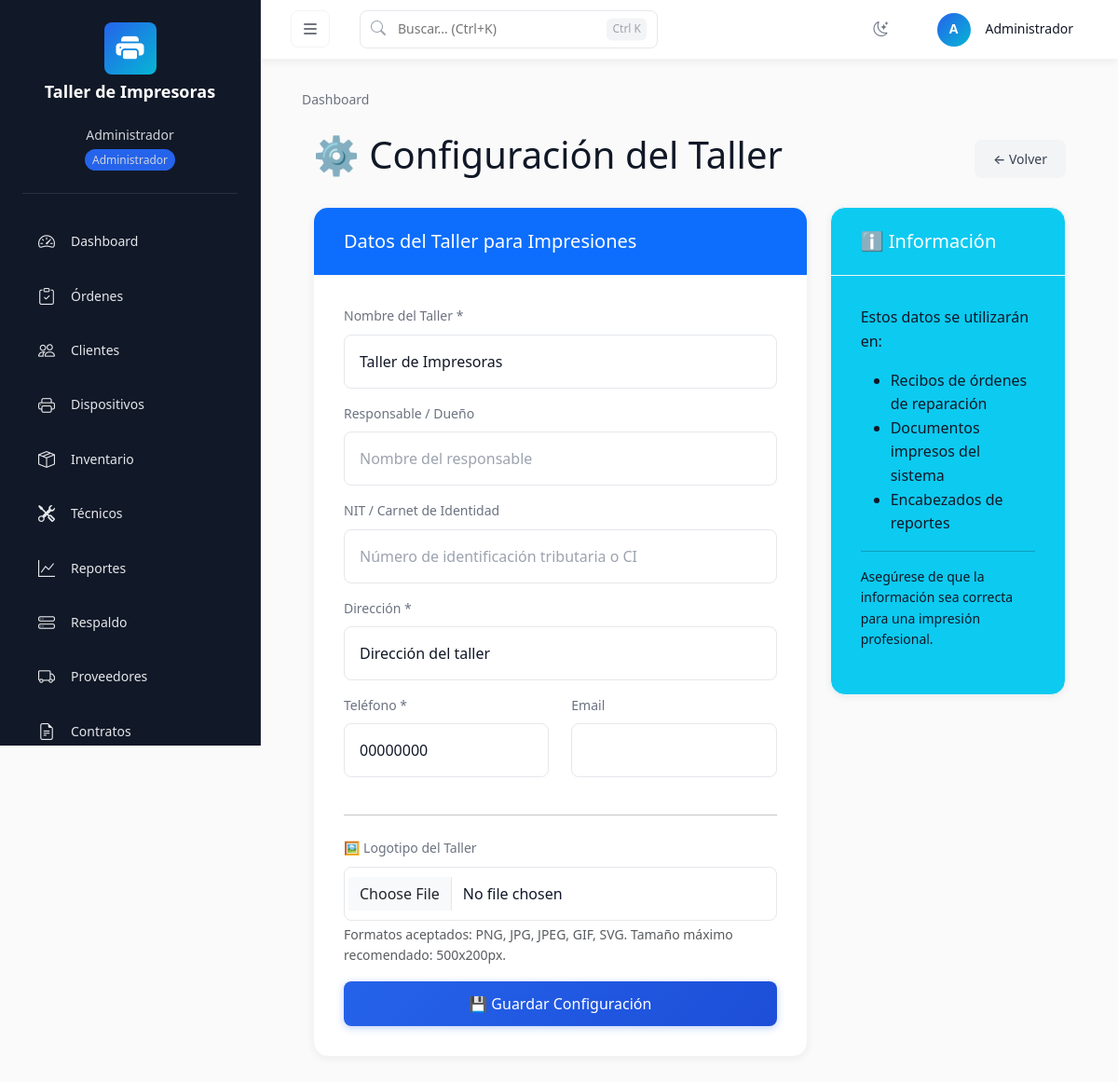
The app's page /configuracion_taller (signed in) with its own data.
### models.py (models this page shows, shortened)
class Configuracion(db.Model):
    __tablename__ = 'configuracion'
    clave = db.Column(db.Text, primary_key=True)
    valor = db.Column(db.Text)

class Usuario(UserMixin, db.Model):
    __tablename__ = 'usuarios'
    id = db.Column(db.Integer, primary_key=True)
    nombre = db.Column(db.Text, nullable=False)
    usuario = db.Column(db.Text, unique=True, nullable=False)
    password_hash = db.Column(db.Text, nullable=False)
    rol = db.Column(db.Text, default='administrador')
    activo = db.Column(db.Integer, default=1)
    cliente_id = db.Column(db.Integer, db.ForeignKey('clientes.id'), nullable=True)
    cliente = db.relationship('Cliente', backref='usuario')
    ROLES_VALIDOS = ['administrador', 'tecnico', 'proveedor', 'cliente']
    PERMISOS_POR_ROL = {
        'administrador': ['ver_dashboard', 'gestionar_ordenes', 'gestionar_clientes',
                          'gestionar_inventario', 'gestionar_tecnicos', 'gestionar_proveedores',
                          'gestionar_contratos', 'ver_reportes', 'gestionar_usuarios',
                          'gestionar_configuracion', 'gestionar_backup'],
        'tecnico': ['ver_dashboard', 'gestionar_ordenes', 'ver_clientes',
                    'ver_inventario', 'ver_reportes'],
        'proveedor': ['ver_dashboard', 'ver_ordenes', 'gestionar_productos'],
        'cliente': ['ver_dashboard', 'ver_ordenes_propias', 'ver_dispositivos_propios']
    }

### routes/auth.py (the view, shortened to what this page needs)
@auth_bp.route('/configuracion_taller', methods=['GET', 'POST'])
@rol_requerido(['administrador'])
def configuracion_taller():
    from models import Configuracion
    import uuid
    import os
    config = {}
    for c in Configuracion.query.all():
        config[c.clave] = c.valor
    return render_template('backup/configuracion.html', config=config)

### templates/backup/configuracion.html (shortened to what this page needs)
{% extends "base.html" %}
{% block content %}
<div class="container-fluid">
    <div class="d-flex justify-content-between align-items-center mb-4">
        <h1>⚙️ Configuración del Taller</h1>
        <a href="{{ url_for('backup.index') }}" class="btn btn-secondary">← Volver</a>
    </div>
    <div class="row">
        <div class="col-md-8">
            <div class="card">
                <div class="card-header bg-primary text-white">
                    <h5 class="mb-0">Datos del Taller para Impresiones</h5>
                </div>
                <div class="card-body">
                    <form method="POST" action="{{ url_for('backup.configuracion') }}" enctype="multipart/form-data">
                        <div class="mb-3">
                            <label for="nombre_taller" class="form-label">Nombre del Taller *</label>
                            <input type="text" class="form-control" name="nombre_taller" id="nombre_taller"
                                   value="{{ config.get('nombre_taller', '') }}" required>
                        </div>
                        <div class="mb-3">
                            <label for="responsable_taller" class="form-label">Responsable / Dueño</label>
                            <input type="text" class="form-control" name="responsable_taller" id="responsable_taller"
                                   value="{{ config.get('responsable_taller', '') }}" placeholder="Nombre del responsable">
                        </div>
                        <div class="mb-3">
                            <label for="nit_taller" class="form-label">NIT / Carnet de Identidad</label>
                            <input type="text" class="form-control" name="nit_taller" id="nit_taller"
                                   value="{{ config.get('nit_taller', '') }}" placeholder="Número de identificación tributaria o CI">
                        </div>
                        <div class="mb-3">
                            <label for="direccion_taller" class="form-label">Dirección *</label>
                            <input type="text" class="form-control" name="direccion_taller" id="direccion_taller"
                                   value="{{ config.get('direccion_taller', '') }}" required>
                        </div>
                        <div class="row">
                            <div class="col-md-6 mb-3">
                                <label for="telefono_taller" class="form-label">Teléfono *</label>
                                <input type="text" class="form-control" name="telefono_taller" id="telefono_taller"
                                       value="{{ config.get('telefono_taller', '') }}" required>
                            </div>
                            <div class="col-md-6 mb-3">
                                <label for="email_taller" class="form-label">Email</label>
                                <input type="email" class="form-control" name="email_taller" id="email_taller"
                                       value="{{ config.get('email_taller', '') }}">
                            </div>
                        </div>
                        <hr class="my-4">
                        <div class="mb-3">
                            <label for="logotipo" class="form-label">🖼️ Logotipo del Taller</label>
                            <input type="file" class="form-control" name="logotipo" id="logotipo" accept="image/*">
                            <div class="form-text">Formatos aceptados: PNG, JPG, JPEG, GIF, SVG. Tamaño máximo recomendado: 500x200px.</div>
                        </div>
                        <div class="d-grid">
                            <button type="submit" class="btn btn-primary btn-lg">💾 Guardar Configuración</button>
                        </div>
                    </form>
                </div>
            </div>
        </div>
        <div class="col-md-4">
            <div class="card bg-info text-white">
                <div class="card-header">
                    <h5 class="mb-0">ℹ️ Información</h5>
                </div>
                <div class="card-body">
                    <p>Estos datos se utilizarán en:</p>
                    <ul>
                        <li>Recibos de órdenes de reparación</li>
                        <li>Documentos impresos del sistema</li>
                        <li>Encabezados de reportes</li>
                    </ul>
                    <hr>
                    <p class="small">Asegúrese de que la información sea correcta para una impresión profesional.</p>
                </div>
            </div>
        </div>
    </div>
</div>
{% endblock %}

### templates/base.html (shortened to what this page needs)
<!DOCTYPE html>
<html lang="es">
<head>
    <link rel="stylesheet" href="{{ url_for('static', filename='css/icons/bootstrap-icons.min.css') }}">
    <link rel="stylesheet" href="{{ url_for('static', filename='css/bootstrap.min.css') }}">
    <link rel="stylesheet" href="{{ url_for('static', filename='css/custom.css') }}">
</head>
<body>
    {% if current_user.is_authenticated %}
    <nav class="sidebar" id="sidebar">
        <div class="sidebar-header">
            <div class="taller-brand">
                {% if config_taller.get('logotipo_taller') %}
                    <img src="{{ url_for('static', filename=config_taller.get('logotipo_taller').replace('static/', '')) }}"
                         alt="Logotipo del taller" class="taller-logo">
                {% else %}
                    <div class="taller-icon"><i class="bi bi-printer-fill"></i></div>
                {% endif %}
                <h4 class="taller-name">
                    {% if config_taller.get('nombre_taller') %}
                        {{ config_taller.get('nombre_taller') }}
                    {% else %}
                        MegaPrint Lab
                    {% endif %}
                </h4>
            </div>
            <div class="user-info">
                <div>{{ current_user.nombre }}</div>
                {% if current_user.rol %}
                <span class="user-role-badge">{{ current_user.rol | capitalize }}</span>
                {% endif %}
            </div>
        </div>
        <ul class="sidebar-nav nav flex-column">
            <li class="nav-item">
                <a class="nav-link {% if request.endpoint == 'dashboard' %}active{% endif %}" href="{{ url_for('dashboard') }}">
                    <i class="bi bi-speedometer2 nav-icon"></i>
                    <span class="nav-text">Dashboard</span>
                </a>
            </li>
            {% if current_user.rol == 'administrador' or current_user.rol == 'tecnico' %}
            <li class="nav-item">
                <a class="nav-link {% if 'ordenes' in request.endpoint %}active{% endif %}" href="{{ url_for('ordenes.index') }}">
                    <i class="bi bi-clipboard-check nav-icon"></i>
                    <span class="nav-text">Órdenes</span>
                </a>
            </li>
            {% endif %}
            {% if current_user.rol == 'administrador' %}
            <li class="nav-item">
                <a class="nav-link {% if 'clientes' in request.endpoint %}active{% endif %}" href="{{ url_for('clientes.index') }}">
                    <i class="bi bi-people nav-icon"></i>
                    <span class="nav-text">Clientes</span>
                </a>
            </li>
            {% endif %}
            {% if current_user.rol == 'administrador' or current_user.rol == 'tecnico' %}
            <li class="nav-item">
                <a class="nav-link {% if 'dispositivos' in request.endpoint %}active{% endif %}" href="{{ url_for('dispositivos.index') }}">
                    <i class="bi bi-printer nav-icon"></i>
                    <span class="nav-text">Dispositivos</span>
                </a>
            </li>
            {% endif %}
            {% if current_user.rol == 'administrador' or current_user.rol == 'tecnico' or current_user.rol == 'proveedor' %}
            <li class="nav-item">
                <a class="nav-link {% if 'inventario' in request.endpoint %}active{% endif %}" href="{{ url_for('inventario.index') }}">
                    <i class="bi bi-box-seam nav-icon"></i>
                    <span class="nav-text">Inventario</span>
                </a>
            </li>
            {% endif %}
            {% if current_user.rol == 'administrador' %}
            <li class="nav-item">
                <a class="nav-link {% if 'tecnicos' in request.endpoint %}active{% endif %}" href="{{ url_for('tecnicos.index') }}">
                    <i class="bi bi-tools nav-icon"></i>
                    <span class="nav-text">Técnicos</span>
                </a>
            </li>
            {% endif %}
            {% if current_user.rol == 'administrador' %}
            <li class="nav-item">
                <a class="nav-link {% if 'reportes' in request.endpoint %}active{% endif %}" href="{{ url_for('reportes.index') }}">
                    <i class="bi bi-graph-up nav-icon"></i>
                    <span class="nav-text">Reportes</span>
                </a>
            </li>
            {% endif %}
            {% if current_user.rol == 'administrador' %}
            <li class="nav-item">
                <a class="nav-link {% if 'backup' in request.endpoint %}active{% endif %}" href="{{ url_for('backup.index') }}">
                    <i class="bi bi-hdd-stack nav-icon"></i>
                    <span class="nav-text">Respaldo</span>
                </a>
            </li>
            {% endif %}
            {% if current_user.rol == 'administrador' %}
            <li class="nav-item">
                <a class="nav-link {% if 'proveedores' in request.endpoint %}active{% endif %}" href="{{ url_for('proveedores.index') }}">
                    <i class="bi bi-truck nav-icon"></i>
                    <span class="nav-text">Proveedores</span>
                </a>
            </li>
            {% endif %}
            {% if current_user.rol == 'administrador' %}
            <li class="nav-item">
                <a class="nav-link {% if 'contratos' in request.endpoint %}active{% endif %}" href="{{ url_for('contratos.index') }}">
                    <i class="bi bi-file-earmark-text nav-icon"></i>
                    <span class="nav-text">Contratos</span>
                </a>
            </li>
            {% endif %}
        </ul>
    </nav>
    <header class="navbar-top d-none d-md-flex">
        <div class="navbar-left">
            <button class="btn btn-icon sidebar-toggle-btn-desktop" type="button" id="sidebarToggleBtn" aria-label="Colapsar menú">
                <i class="bi bi-list"></i>
            </button>
            <div class="search-global">
                <span class="search-icon"><i class="bi bi-search"></i></span>
                <input type="text" class="search-input" placeholder="Buscar... (Ctrl+K)" id="searchGlobal">
                <span class="search-shortcut">Ctrl K</span>
            </div>
        </div>
        <div class="navbar-right">
            <button class="btn-icon" type="button" aria-label="Notificaciones" id="themeToggle">
                <i class="bi bi-moon-stars"></i>
            </button>
            <div class="user-menu">
                <div class="user-avatar">{{ current_user.nombre[0].upper() }}</div>
                <span class="user-name">{{ current_user.nombre }}</span>
            </div>
        </div>
    </header>
    <main class="main-content">
        <div class="container-fluid">
        {% block breadcrumbs %}
        <nav class="breadcrumbs">
            <div class="breadcrumb-item">
                <a href="{{ url_for('dashboard') }}">Dashboard</a>
            </div>
        </nav>
        {% endblock %}
        {% block content %}{% endblock %}
        </div>
    </main>
    {% endif %}
</body>
</html>

### records on screen
Configuracion: get "Taller de Impresoras", nombre_taller "Taller de Impresoras"
Usuario: nombre "Administrador", rol "Administrador", nombre "A"
Configuracion: direccion_taller "Dirección del taller"
Configuracion: telefono_taller "00000000"
